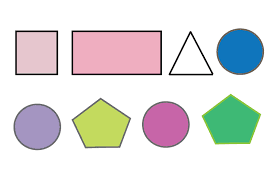
#> input picture polygon.png, 275 x 183 px, found by its file name
$ python 'opencv Polygons.py'
#> lines starting #> are read from the running program, lines starting #| are printed output that depends on the picture; after the words box and inside, x2 and y2 are one past the last pixel; in counts of white or black regions, pixels touching at a corner belong together
#!/usr/bin/env python
# coding: utf-8

# In[1]:


import numpy as np
import cv2

img = cv2.imread('/path to image/polygon.png')
#> img is the input picture: shape (183, 275, 3); mean B, G, R 223.8, 224.2, 224.9
gray = cv2.cvtColor(img, cv2.COLOR_BGR2GRAY)
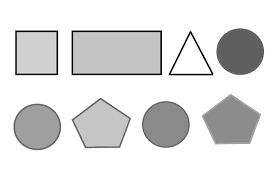
#> gray: shape (183, 275); min 0, max 255, mean 224.3
#np.set_printoptions(threshold=np.nan) print all array elements

ret,thresh = cv2.threshold(gray,200,255,0)#threshould value less than that will be 0 else max value(ret) 2 nd parameter
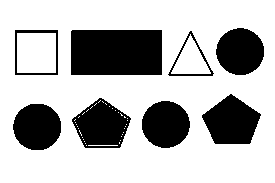
#> thresh: shape (183, 275); 72.3% white; 8 black regions
#print(ret,thresh)
cv2.imshow("threasimage",thresh)
cv2.imshow("gray image",gray)
cv2.imshow("origanal image",img)
contours,h = cv2.findContours(thresh,cv2.RETR_TREE,2)#tree hirarchical numbering  h number of counters
#> contours = 47 contours, 36 with area under 20; largest, box (x1, y1, x2, y2) and area: (0, 0, 275, 183) 49868, (70, 29, 163, 76) 4228, (71, 97, 132, 149) 2100, (201, 93, 262, 145) 2074, (14, 29, 59, 76) 2022; h = 47 rows, first 6: [-1, -1, 1, -1], [2, -1, -1, 0], [3, 1, -1, 0], [40, 2, 4, 0], [5, -1, -1, 3], [6, 4, -1, 3]
copy = img.copy()
#3rd parameter contour number
#print(contours)
#print(h)

#image c2.png for circle
circles = cv2.HoughCircles(gray, cv2.HOUGH_GRADIENT, 2, 1)
#> circles = [[37, 127, 23.8], [239, 51, 24], [165, 125, 24.2]]
#print(circles)
for i in circles[0,:]:
    print("circle")
    cv2.circle(copy,(i[0],i[1]),i[2],(0,255,0),2)
#> this loop made 3 passes
#| circle
#| circle
#| circle
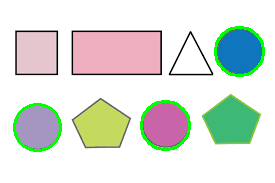
#> copy: shape (183, 275, 3); 2.71% of pixels changed, all inside (x1, y1, x2, y2) = (13, 26, 265, 152)


#image other than circle
for cnt in contours:
    approx = cv2.approxPolyDP(cnt,0.01*cv2.arcLength(cnt,True),True)
    #print(len(approx))
    if len(approx)==4:
        print("square")
        cv2.drawContours(copy, [cnt],0, (0,255,0), 3)
    elif len(approx)==3:
        print("triangle")
        cv2.drawContours(copy, [cnt],0, (255,0,0), 3)
    elif len(approx)==5:
        print("pentagon")
        cv2.drawContours(copy, [cnt],0, (255,0,255), 6)
    elif len(approx)==6:
        print("hexagon")
        cv2.drawContours(copy, [cnt],0, (25,55,0), 10)
#> this loop made 47 passes
#> approx on passes 1, 5, 6, 7, 8, 9, 10, 11, 12, 13, 14, 15: [[0, 0], [0, 182], [274, 182], [274, 0]], [[88, 145], [117, 145]], [[86, 145]], [[85, 143]], [[119, 142], [119, 143]], [[84, 141]], [[120, 140]], [[83, 139]], [[82, 137]], [[121, 136]], [[122, 134]], [[123, 132]]
#| square
#| pentagon
#| triangle
#| square
#| pentagon
#| pentagon
#| triangle
#| square
#> (further printed lines are left out)
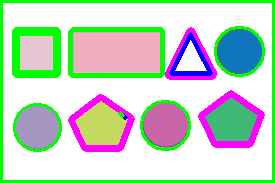
#> copy: shape (183, 275, 3); 17.6% of pixels changed, all inside (x1, y1, x2, y2) = (0, 0, 275, 183)


cv2.imshow("cccccccimage",copy)
cv2.waitKey(0)
cv2.destroyAllWindows()


# In[ ]:


# In[ ]:
